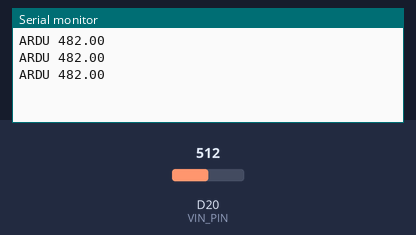
This sketch was run on a simulated Arduino Zero (SAMD21). Shown: the last lines printed to the serial monitor. The inputs (shaded band) are chosen by the test bench; at power-on: D20 (VIN_PIN) = 512 (analog values on the 0–1023 scale).

Above: at 1.3 s.
1.4 s: D20 (VIN_PIN) set to 716
At 1.9 s:
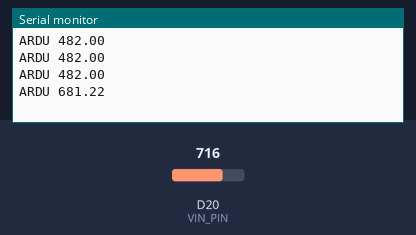
2.9 s: D20 (VIN_PIN) set to 900
At 3.4 s:
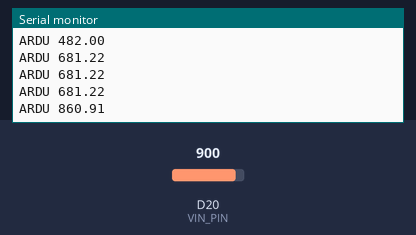
Timing chart, 0 to 5.9 s (numbered marks = the images above; inputs shaded):
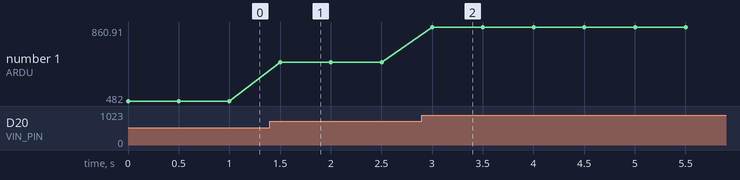

The sketch:

10BitADC.ino
```cpp
#define VIN_PIN A6
#define KEY_STRING "ARDU "
#define SLOPE 0.2441406
#define INTERCEPT -18.0
#define ADC_RES 12

void setup(void) {
  Serial.begin(9600);
  analogReadResolution(ADC_RES);
}

float pressure;
String response;
void loop() {
  response.concat(KEY_STRING);
  pressure = SLOPE*analogRead(VIN_PIN) + INTERCEPT;
  response.concat(pressure);
  Serial.println(response);
  response = "";
  delay(500);
}
```

Measured:
- after the input at 1.4 s, the serial monitor: prints a new line after 0.10 s (image 1)
- after the input at 2.9 s, the serial monitor: prints a new line after 0.10 s (image 2)
- plotted number 1: 482 → 681.22 after the input at 1.4 s, 681.22 → 860.91 after the input at 2.9 s
